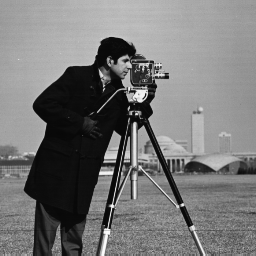
#> input picture Aulas/Semana 5/cameraman.tiff, 256 x 256 px
$ jupyter execute 'Interpolação 2D.ipynb'   (shell and % lines are left out)
#> lines starting #> are read from the running program, lines starting #| are printed output that depends on the picture
# Interpolação de imagens utilizando correlação/convolução

[cell 1]
import numpy as np
import matplotlib.pyplot as plt
from scipy.signal import correlate

img = plt.imread('cameraman.tiff')
#> img is the input picture: shape (256, 256); min 7, max 253, mean 118.7
plt.figure(figsize=[10, 10])
plt.imshow(img, 'gray')

[cell 2]
def upsample_2x(img, filtro):
    '''Interpola imagem utilizando o filtro fornecido na variável filtro'''
    num_rows, num_cols = img.shape
#> num_rows = 256; num_cols = 256
    img_upsampled = np.zeros([2*num_rows-1, 2*num_cols-1])
    for row in range(num_rows-1):
        for col in range(num_cols-1):
            img_upsampled[2*row, 2*col] = img[row, col]
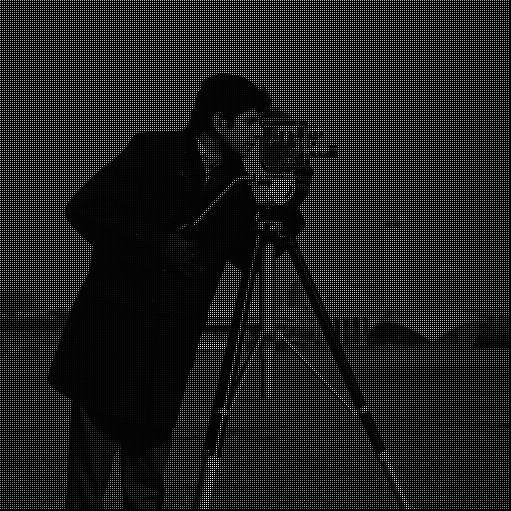
#> img_upsampled: shape (511, 511) float64; min 0, max 253, mean 29.6
    img_upsampled[-1,::-2] = img[-1]
    img_upsampled[::2,-1] = img[:,-1]
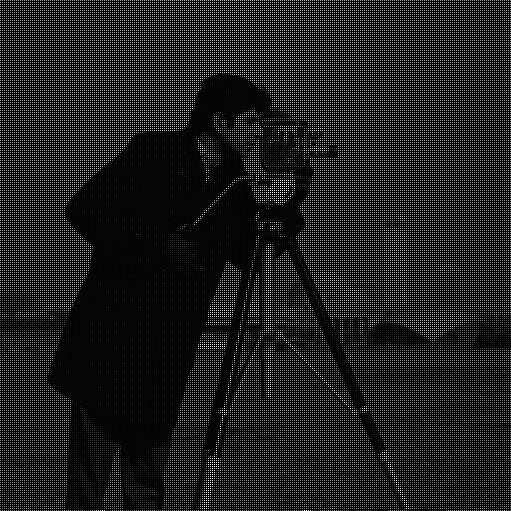
#> img_upsampled: shape (511, 511) float64; min 0, max 253, mean 29.8

    sinal_interp = correlate(img_upsampled, filtro, mode='same')
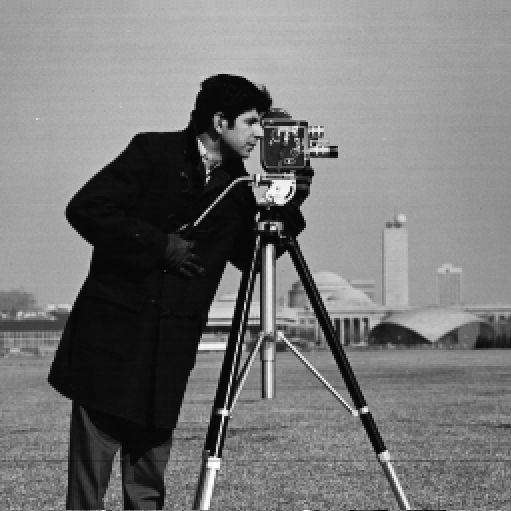
#> sinal_interp: shape (511, 511) float64; min 7, max 253, mean 118.7

    return sinal_interp

### 1. Interpolação de vizinho mais próximo (ordem 0) utilizando um filtro caixa

[cell 3]
w = np.zeros([7,7])
w[2:4,2:4] = 1

img_interp_0 = upsample_2x(img, w)

plt.imshow(w, 'gray')
plt.figure(figsize=[10, 10])
plt.imshow(img_interp_0, 'gray')

É difícil notar diferenças entre a imagem original e interpolada de ordem 0 porque ambas as imagens são interpoladas pelo matplotlib no momento da visualização, utilizando interpolação de ordem 0.

### 2. Interpolação linear (ordem 1) utilizando um filtro cone, formado pela correlação entre dois filtros caixa

[cell 4]
w2 = correlate(w, w, mode='same')
w2 = w2/4
img_interp_1 = upsample_2x(img, w2)
#> in upsample_2x (call 2), `sinal_interp = correlate(img_upsampled, filtro, mode='same')`:
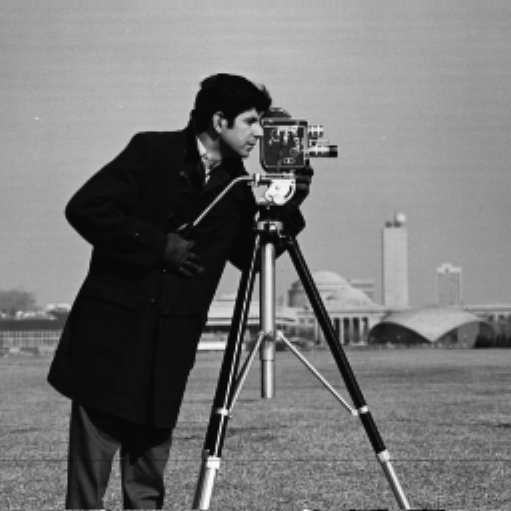
#> sinal_interp: shape (511, 511) float64; min 7, max 253, mean 118.6

plt.imshow(w2, 'gray')
plt.figure(figsize=[12, 12])
plt.imshow(img_interp_1, 'gray')

### 3. "Interpolação" de ordem 3 utilizando um filtro formado pela correlação de dois filtros cone

Essa não é uma interpolação real, pois os valores em posições na imagem interpolda que coincidem com a imagem original não são os mesmos.

[cell 5]
w3 = correlate(w2, w2, mode='same')
w3 = w3/4
img_interp_3 = upsample_2x(img, w3)

plt.imshow(w3, 'gray')
plt.figure(figsize=[12, 12])
plt.imshow(img_interp_3, 'gray')
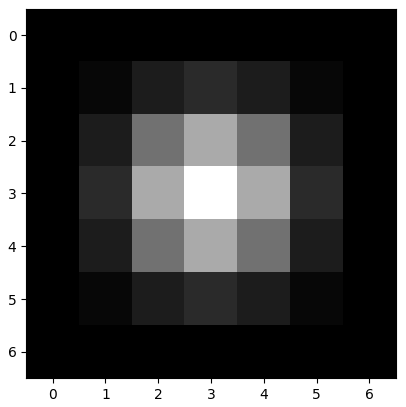
#> figure drawn by matplotlib, 1 panel

### 4. Interpolação bicúbica (ordem 3) utilizando um filtro específico

[cell 6]
# Filtro de interpolação de ordem 3, conhecido como interpolação cúbica.
w_c = np.array([[-0.0625, 0, 0.5625, 1, 0.5625, 0, -0.0625]])
w_c2d = np.dot(w_c.T, w_c)
img_interp_c = upsample_2x(img, w_c2d)

plt.imshow(w_c2d, 'gray')
plt.figure(figsize=[12, 12])
plt.imshow(img_interp_c, 'gray')
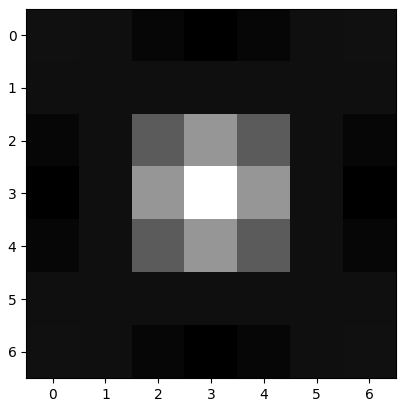
#> figure drawn by matplotlib, 1 panel

### 5. Comparação entre os resultados das interpolações

[cell 7]
plt.figure(figsize=[12, 12])
plt.subplot(2, 2, 1)
plt.imshow(img[50:80, 105:135], 'gray')
plt.title('Original', size=20)
plt.subplot(2, 2, 2)
plt.imshow(img_interp_0[100:160, 210:270], 'gray')
plt.title('Interpolação vizinho mais próximo (ordem 0)', size=20)
plt.subplot(2, 2, 3)
plt.imshow(img_interp_1[100:160, 210:270], 'gray')
plt.title('Interpolação bilinear (ordem 1)', size=20)
plt.subplot(2, 2, 4)
plt.imshow(img_interp_c[100:160, 210:270], 'gray')
plt.title('Interpolação bicúbica (ordem 3)', size=20)
plt.savefig('interpolação.png', dpi=150)
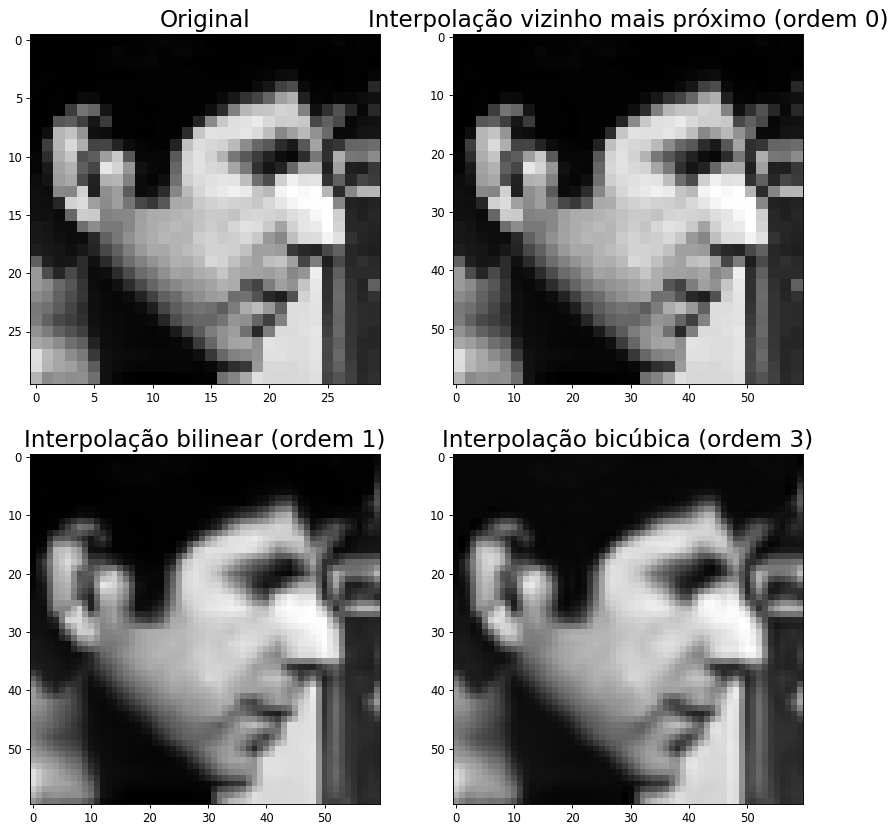
#> figure drawn by matplotlib, 4 panels

#### Podemos interpolar novamente a imagem para obter uma nova imagem que possui 4x o tamanho da original

[cell 8]
img_interp_c2 = upsample_2x(img_interp_c, w_c2d)
#> after the loop in upsample_2x (call 5), `for row in range(num_rows-1):`:
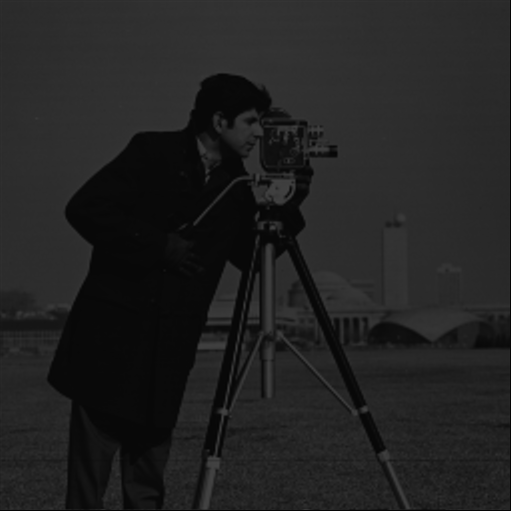
#> img_upsampled: shape (1021, 1021) float64 (shown at 1/2 size); min -6.41, max 263.8, mean 29.6; drawn with min black and max white
#> in upsample_2x (call 5), `img_upsampled[::2,-1] = img[:,-1]`:
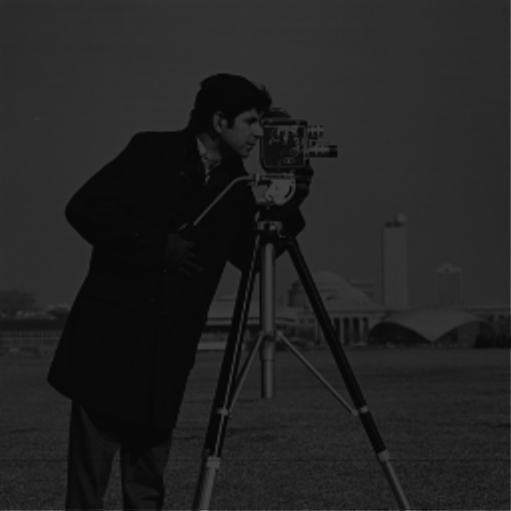
#> img_upsampled: shape (1021, 1021) float64 (shown at 1/2 size); min -6.41, max 263.8, mean 29.7; drawn with min black and max white
plt.figure(figsize=[5.5, 5.5])
plt.imshow(img_interp_c2[200:320, 420:540], 'gray')
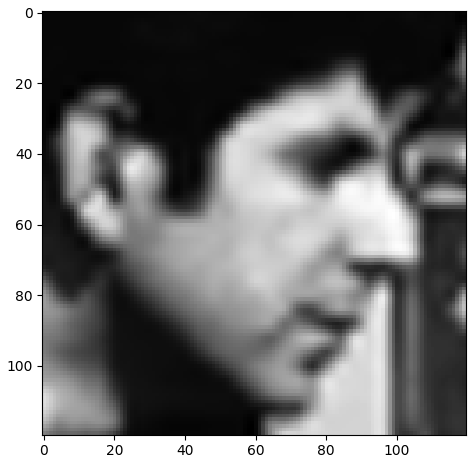
#> figure drawn by matplotlib, 1 panel

$ run again, with Aulas/Semana 5/imagem_global.tiff copied over Aulas/Semana 5/cameraman.tiff
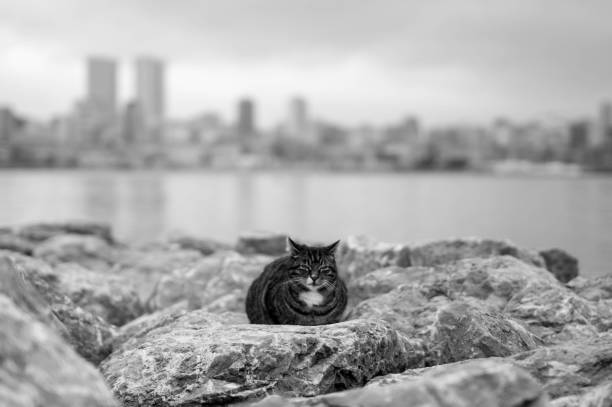
#> input picture Aulas/Semana 5/imagem_global.tiff, 612 x 407 px
#> img is the input picture: shape (407, 612); min 0, max 250, mean 170.9
#> after the loop in upsample_2x, `for row in range(num_rows-1):`:
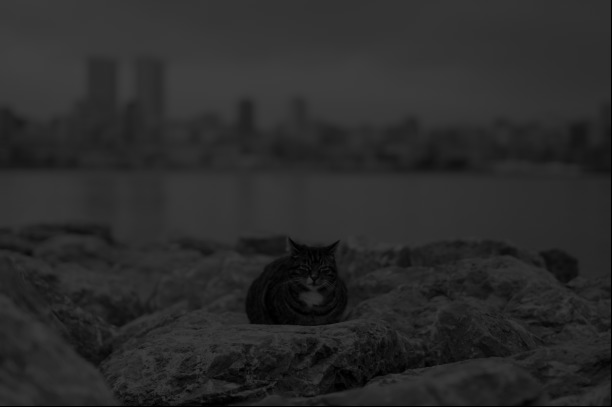
#> img_upsampled: shape (813, 1223) float64 (shown at 1/2 size); min 0, max 250, mean 42.7
#> sinal_interp: shape (1625, 2445) float64
#> `[cell 8] img_interp_c2 = upsample_2x(img_interp_c, w_c2d) plt.figure(f..`:
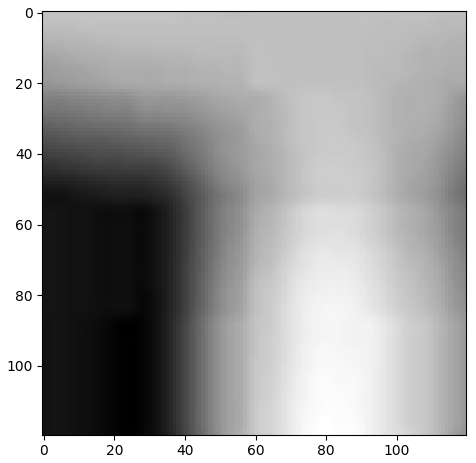
#> figure drawn by matplotlib, 1 panel
